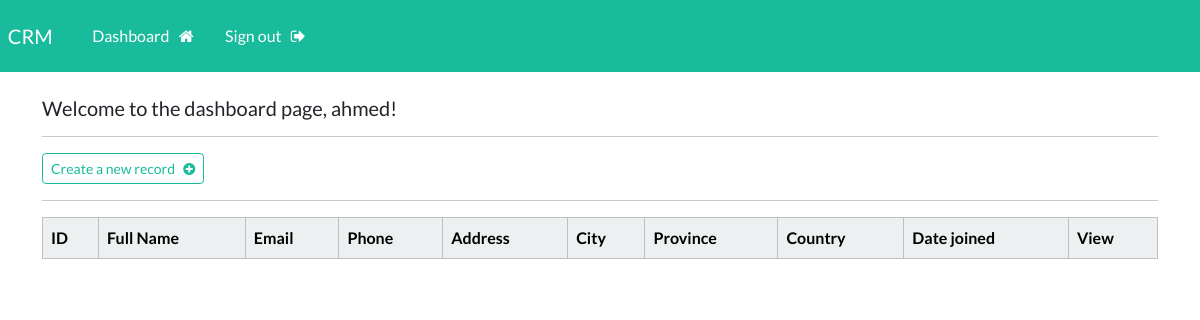
Before: /dashboard (signed in) with the older database file.
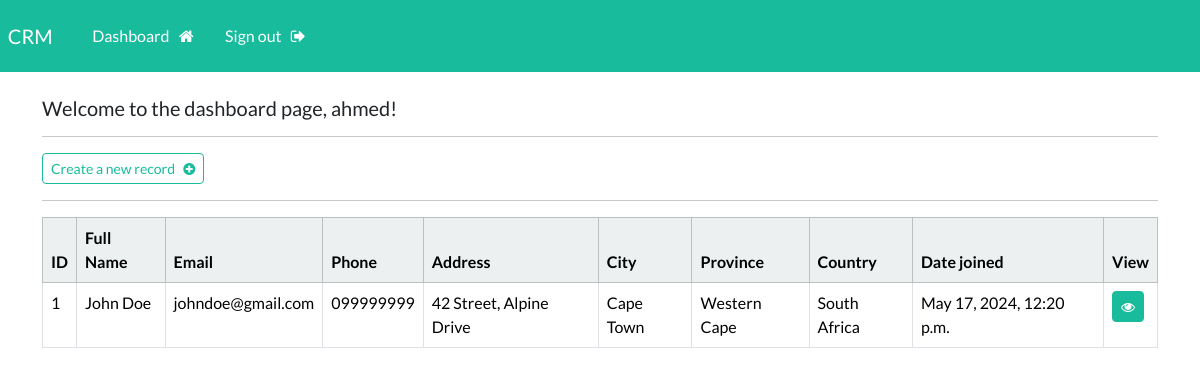
After: the same page with the newer database file.
### webapp/models.py (models this page shows, shortened)
class Record(models.Model):
    creation_date = models.DateTimeField(auto_now_add=True)
    first_name = models.CharField(max_length=100)
    last_name = models.CharField(max_length=100)
    email = models.CharField(max_length=255)
    phone = models.CharField(max_length=20)
    address = models.CharField(max_length=300)
    city = models.CharField(max_length=255)
    province = models.CharField(max_length=200)
    country = models.CharField(max_length=125)

### webapp/views.py (the view)
# urls.py: path('dashboard', views.dashboard, name="dashboard"),
@login_required(login_url='my-login')
def dashboard(request):
    my_records  = Record.objects.all()
    context={'records': my_records}
    return render(request, 'webapp/dashboard.html', context=context)

### webapp/templates/webapp/dashboard.html
{% extends 'webapp/base.html' %}
{% block content %}
    <h5> Welcome to the dashboard page, {{user}}! </h5>
    <hr>
    <a class="btn btn-outline-success btn-sm" href="{% url 'create-record' %}">Create a new record &nbsp; <i class="fa fa-plus-circle" aria-hidden="true"></i>
    </a>
    <hr>
    <table class="table table-hover table-bordered">
        <thead class="table-light">
            <tr>
                <th scope="col">ID</th>
                <th scope="col">Full Name</th>
                <th scope="col">Email</th>
                <th scope="col">Phone</th>
                <th scope="col">Address</th>
                <th scope="col">City</th>
                <th scope="col">Province</th>
                <th scope="col">Country</th>
                <th scope="col">Date joined</th>
                <th scope="col">View</th>
            </tr>
        </thead>
        <tbody>
        {% if records %}
            {% for record in records %}
            <tr>
                <td>{{record.id}}</td>
                <td>{{record.first_name}}  {{record.last_name}}</td>
                <td>{{record.email}}</td>
                <td>{{record.phone}}</td>
                <td>{{record.address}}</td>
                <td>{{record.city}}</td>
                <td>{{record.province}}</td>
                <td>{{record.country}}</td>
                <td>{{record.creation_date}}</td>
                <td><a class="btn btn-success btn-sm" href="{% url 'record' record.id %}"><i class="fa fa-eye" aria-hidden="true"></i>
                </a></td>
            </tr>
            {% endfor %}
        {% endif %}
        </tbody>
    </table>
{% endblock %}

Changed rows visible on the page:
added Record: id "1", first_name "John", last_name "Doe", email "johndoe@gmail.com", phone "099999999", address "42 Street, Alpine Drive", city "Cape Town", province "Western Cape", country "South Africa", creation_date "May 17, 2024, 12:20 p.m."
